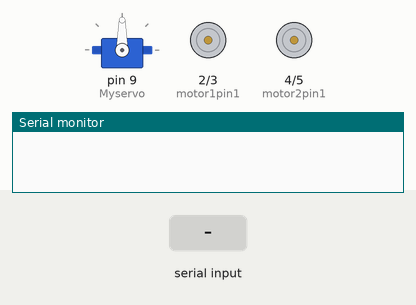
Simulated run of this sketch. Board: Arduino Uno, built with avr-gcc and run on an emulated ATmega328P. On the bench: servo, motor-driver pin pairs drawn as motors (green arrow = first pin HIGH = forward, orange = second pin HIGH = backward, longer = more drive), the last lines printed to the serial monitor. Inputs (shaded band) come from the test bench.

Above: at 1.2 s.
1.3 s: "d" received over Serial
At 3.4 s:
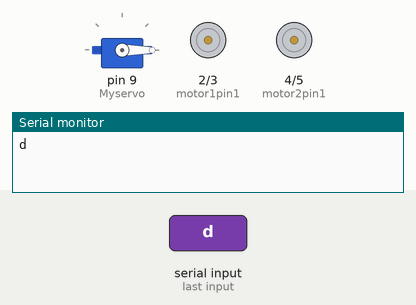
4.3 s: "f" received over Serial
At 5.1 s:
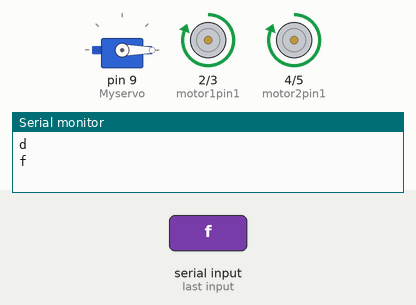
5.8 s: "b" received over Serial
At 6.3 s:
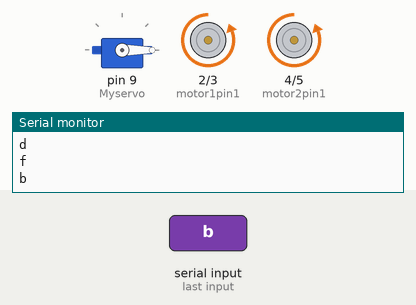
7.3 s: "l" received over Serial
At 8.5 s:
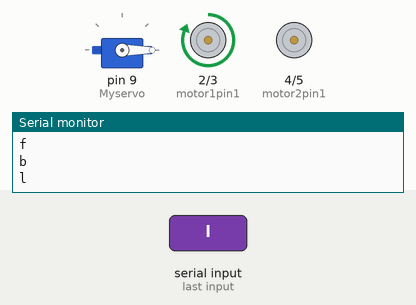
8.8 s: "r" received over Serial
At 9.8 s:
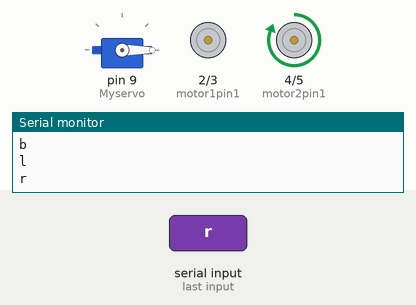
10.3 s: "u" received over Serial
At 11.0 s:
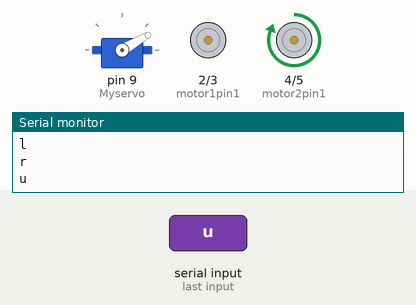
Timing chart, 0 to 12.8 s (numbered marks = the images above; inputs shaded):
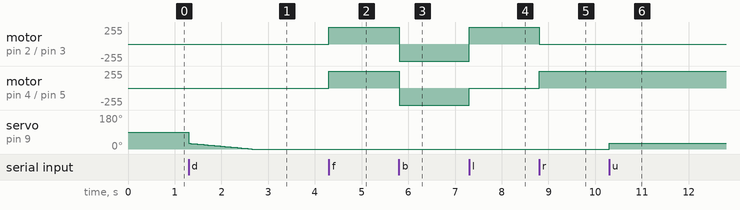

Measured:
- after the input at 1.3 s, servo on pin 9 (Myservo): moves from 90° to 0° over 1.4 s, starting at once
- after the input at 4.3 s, motor on pin 2 (motor1pin1) / pin 3 (motor1pin2), motor on pin 4 (motor2pin1) / pin 5 (motor2pin2): stopped → forward 255/255 at once
- after the input at 5.8 s, motor on pin 2 (motor1pin1) / pin 3 (motor1pin2), motor on pin 4 (motor2pin1) / pin 5 (motor2pin2): forward 255/255 → backward 255/255 at once
- after the input at 7.3 s, motor on pin 2 (motor1pin1) / pin 3 (motor1pin2): backward 255/255 → forward 255/255 at once; motor on pin 4 (motor2pin1) / pin 5 (motor2pin2): backward 255/255 → stopped at once
- after the input at 8.8 s, motor on pin 2 (motor1pin1) / pin 3 (motor1pin2): forward 255/255 → stopped at once; motor on pin 4 (motor2pin1) / pin 5 (motor2pin2): stopped → forward 255/255 at once
- after the input at 10.3 s, servo on pin 9 (Myservo): 0° → 30° at once

The sketch:

Voice__controlling_robot.ino
```cpp
#include<Servo.h>
int motor1pin1=2;
int motor1pin2=3;
int motor2pin1=4;
int motor2pin2=5;

Servo Myservo;
int pos;
void setup()
{
  pinMode(motor1pin1,OUTPUT);
  pinMode(motor1pin2,OUTPUT);
  pinMode(motor2pin1,OUTPUT);
  pinMode(motor2pin2,OUTPUT);
  Myservo.attach(9);
  Serial.begin(9600);
}
void loop()
{
  if(Serial.available()>0)
  {

    char ch= Serial.read();
    Serial.println(ch);
  if(ch=='f'){fwd();}
  else if(ch=='b'){back();}
  else if(ch=='l'){left();}
  else if(ch=='r'){right();}
  else if(ch=='s'){stop1();}
  else if(ch=='u'){up();}
  else if(ch=='d'){down();}
  }
}
void fwd()
{
  digitalWrite(motor1pin1,HIGH);
  digitalWrite(motor1pin2,LOW);
  digitalWrite(motor2pin1,HIGH);
  digitalWrite(motor2pin2,LOW);
  delay(10);
}
void back()
{
  digitalWrite(motor1pin1,LOW);
  digitalWrite(motor1pin2,HIGH);
  digitalWrite(motor2pin1,LOW);
  digitalWrite(motor2pin2,HIGH);
  delay(10);
}
void up()
{
  for(pos=0;pos<=30;pos++)
  {
    Myservo.write(pos);

  }
}
void left()
{
  digitalWrite(motor1pin1,HIGH);
  digitalWrite(motor1pin2,LOW);
  digitalWrite(motor2pin1,LOW);
  digitalWrite(motor2pin2,LOW);
  delay(10);

}
void right()
{
  digitalWrite(motor1pin1,LOW);
  digitalWrite(motor1pin2,LOW);
  digitalWrite(motor2pin1,HIGH);
  digitalWrite(motor2pin2,LOW);
  delay(10);
}
void stop1()
{
  digitalWrite(motor1pin1,LOW);
  digitalWrite(motor1pin2,LOW);
  digitalWrite(motor2pin1,LOW);
  digitalWrite(motor2pin2,LOW);

}
void down()
{
  for(pos=30;pos>=0;pos--)
  {
    Myservo.write(pos);
    delay(45);
  }
}
```
